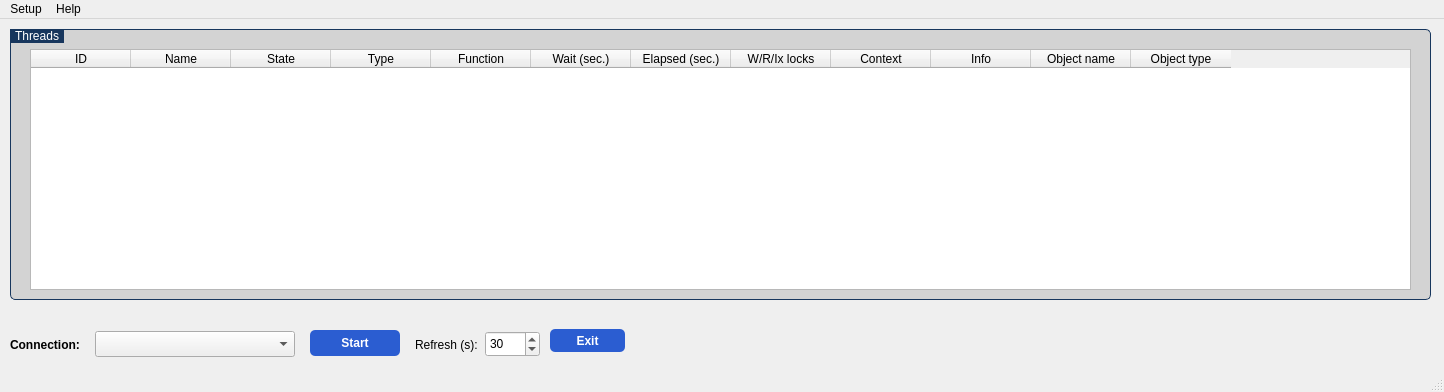
<?xml version="1.0" encoding="UTF-8"?>
<ui version="4.0">
 <class>MainWindow</class>
 <widget class="QMainWindow" name="MainWindow">
  <property name="geometry">
   <rect>
    <x>0</x>
    <y>0</y>
    <width>1444</width>
    <height>392</height>
   </rect>
  </property>
  <property name="windowTitle">
   <string>ACG-ThreadView</string>
  </property>
  <widget class="QWidget" name="centralwidget">
   <widget class="QLabel" name="lbl_connection">
    <property name="geometry">
     <rect>
      <x>10</x>
      <y>316</y>
      <width>80</width>
      <height>20</height>
     </rect>
    </property>
    <property name="font">
     <font>
      <weight>75</weight>
      <bold>true</bold>
     </font>
    </property>
    <property name="text">
     <string>Connection:</string>
    </property>
   </widget>
   <widget class="QComboBox" name="cmb_connection">
    <property name="geometry">
     <rect>
      <x>95</x>
      <y>312</y>
      <width>200</width>
      <height>26</height>
     </rect>
    </property>
   </widget>
   <widget class="QPushButton" name="btn_action">
    <property name="geometry">
     <rect>
      <x>310</x>
      <y>311</y>
      <width>90</width>
      <height>26</height>
     </rect>
    </property>
    <property name="styleSheet">
     <string notr="true">QPushButton {
background-color:#2B5DD1;
color:white;
font: bold;
border-width: 6px;
border-color:#2752B8;
border-radius:5px;}
QPushButton:hover {
    background-color: lightgreen;
color:black;
}</string>
    </property>
    <property name="text">
     <string>Start</string>
    </property>
   </widget>
   <widget class="QLabel" name="lbl_refresh">
    <property name="geometry">
     <rect>
      <x>415</x>
      <y>316</y>
      <width>65</width>
      <height>20</height>
     </rect>
    </property>
    <property name="text">
     <string>Refresh (s):</string>
    </property>
   </widget>
   <widget class="QSpinBox" name="spn_refresh">
    <property name="geometry">
     <rect>
      <x>485</x>
      <y>312</y>
      <width>55</width>
      <height>26</height>
     </rect>
    </property>
    <property name="minimum">
     <number>5</number>
    </property>
    <property name="maximum">
     <number>300</number>
    </property>
    <property name="value">
     <number>30</number>
    </property>
   </widget>
   <widget class="QPushButton" name="btn_exit">
    <property name="geometry">
     <rect>
      <x>550</x>
      <y>310</y>
      <width>75</width>
      <height>23</height>
     </rect>
    </property>
    <property name="styleSheet">
     <string notr="true">QPushButton {
background-color:#2B5DD1;
color:white;
font: bold;
border-width: 6px;
border-color:#2752B8;
border-radius:5px;}
QPushButton:hover {
    background-color: lightgreen;
color:black;
}</string>
    </property>
    <property name="text">
     <string>Exit</string>
    </property>
   </widget>
   <widget class="QGroupBox" name="groupBox">
    <property name="geometry">
     <rect>
      <x>10</x>
      <y>10</y>
      <width>1421</width>
      <height>271</height>
     </rect>
    </property>
    <property name="styleSheet">
     <string notr="true">QGroupBox {
	border: 1px solid;
	border-color: #FF17365D;
	border-radius: 5px;
	background-color: #d3d3d3}
QGroupBox:title{
	subcontrol-origin: margin;
	subcontrol-position: top left;
	padding: 0 3px 0 3px;
	background-color: #FF17365D;
	color: rgb(255, 255, 255);}</string>
    </property>
    <property name="title">
     <string>Threads</string>
    </property>
    <widget class="QTableWidget" name="tbl_threads">
     <property name="geometry">
      <rect>
       <x>20</x>
       <y>20</y>
       <width>1381</width>
       <height>241</height>
      </rect>
     </property>
     <column>
      <property name="text">
       <string>ID</string>
      </property>
     </column>
     <column>
      <property name="text">
       <string>Name</string>
      </property>
     </column>
     <column>
      <property name="text">
       <string>State</string>
      </property>
     </column>
     <column>
      <property name="text">
       <string>Type</string>
      </property>
     </column>
     <column>
      <property name="text">
       <string>Function</string>
      </property>
     </column>
     <column>
      <property name="text">
       <string>Wait (sec.)</string>
      </property>
     </column>
     <column>
      <property name="text">
       <string>Elapsed (sec.)</string>
      </property>
     </column>
     <column>
      <property name="text">
       <string>W/R/Ix locks</string>
      </property>
     </column>
     <column>
      <property name="text">
       <string>Context</string>
      </property>
     </column>
     <column>
      <property name="text">
       <string>Info</string>
      </property>
     </column>
     <column>
      <property name="text">
       <string>Object name</string>
      </property>
     </column>
     <column>
      <property name="text">
       <string>Object type</string>
      </property>
     </column>
    </widget>
   </widget>
  </widget>
  <widget class="QMenuBar" name="menubar">
   <property name="geometry">
    <rect>
     <x>0</x>
     <y>0</y>
     <width>1444</width>
     <height>21</height>
    </rect>
   </property>
   <widget class="QMenu" name="menuSetup">
    <property name="title">
     <string>Setup</string>
    </property>
    <addaction name="actionSetup_Connection"/>
   </widget>
   <widget class="QMenu" name="menuHelp">
    <property name="title">
     <string>Help</string>
    </property>
    <addaction name="actionAbout"/>
   </widget>
   <addaction name="menuSetup"/>
   <addaction name="menuHelp"/>
  </widget>
  <widget class="QStatusBar" name="statusbar"/>
  <action name="actionSetup_Connection">
   <property name="text">
    <string>Setup Connection</string>
   </property>
  </action>
  <action name="actionAbout">
   <property name="text">
    <string>About</string>
   </property>
  </action>
 </widget>
 <resources/>
 <connections/>
</ui>
